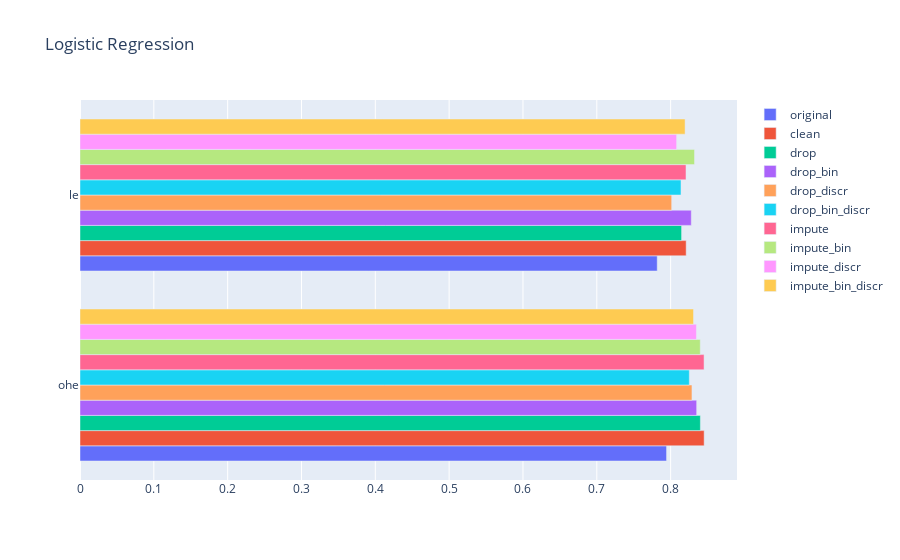

The code cell stored with this chart in its notebook:
### Markdown cell above
## Logistic regression

Since our target variable is categorical with only two classes, linear regression doesn't work very well (because the generated output isn't between 0 and 1) and logistic regression is more appropriate; this algorithm, rather than modeling the response directly, it models the *probability* that the target variable belongs to a particular class:

$$p(X) = \frac{e^{\left(\beta_{0}+\beta_{1}X\right)}}{1+e^{\left(\beta_{0}+\beta_{1}X\right)}} = \frac{1}{1+e^{-\left(\beta_{0}+\beta_{1}X\right)}}$$

If you look closely, you can see that this model is a linear function plugged into the sigmoid function (also called logistic function). In fact, the main difference between linear regression and logistic regression is that the output of the latter will always take values between 0 and 1: when the output is higher than 0.5, class 1 will be assigned, otherwise class 0 is assigned.

Manipulating the model equation it is possible to obtain the *logit* transformation:

$$log\left(\frac{p(X)}{1-p(X)}\right) = \beta_{0}+\beta_{1}X$$

The regression coefficients are estimated maximizing a conditional ($P\left(y|X\right)$ *discriminative learning*) likelihood function (scikit learn's implementation minimizes the negative log likelihood function, which is a special function called *cross-entropy*). Of course, with multiple predictors like in our case, the model is constructed on a linear combination of coefficients and predictors $(\beta_{0}+\beta_{1}X_{1}+\beta_{2}X_{2}+...+\beta_{n}X_{n})$. (The likelihood function doesn't have a closed form, therefore an iterative process must be used.)

### Code cell
# Logistic Regression
logistic_regression, logistic_regression_results = train_and_test(
    datasets,
    LogisticRegression(max_iter=500),
    [{'C': [0.01, 0.1, 1, 10], 'solver': ['liblinear', 'lbfgs', 'saga']}]
)

# Plot
plot_results(logistic_regression_results, "Logistic Regression")

### Figure 1 — Plotly figure (JSON) as saved in the notebook; plotly's stock layout.template omitted (floating-point values rounded to 4 significant figures)
{"data": [{"name": "original", "orientation": "h", "type": "bar", "x": [0.7945, 0.7818], "y": ["ohe", "le"]}, {"name": "clean", "orientation": "h", "type": "bar", "x": [0.8454, 0.8211], "y": ["ohe", "le"]}, {"name": "drop", "orientation": "h", "type": "bar", "x": [0.8403, 0.8148], "y": ["ohe", "le"]}, {"name": "drop_bin", "orientation": "h", "type": "bar", "x": [0.8353, 0.828], "y": ["ohe", "le"]}, {"name": "drop_discr", "orientation": "h", "type": "bar", "x": [0.8289, 0.8014], "y": ["ohe", "le"]}, {"name": "drop_bin_discr", "orientation": "h", "type": "bar", "x": [0.8253, 0.814], "y": ["ohe", "le"]}, {"name": "impute", "orientation": "h", "type": "bar", "x": [0.8453, 0.8208], "y": ["ohe", "le"]}, {"name": "impute_bin", "orientation": "h", "type": "bar", "x": [0.8401, 0.8324], "y": ["ohe", "le"]}, {"name": "impute_discr", "orientation": "h", "type": "bar", "x": [0.835, 0.8081], "y": ["ohe", "le"]}, {"name": "impute_bin_discr", "orientation": "h", "type": "bar", "x": [0.831, 0.8196], "y": ["ohe", "le"]}], "layout": {"autosize": true, "title": {"text": "Logistic Regression"}, "xaxis": {"autorange": true, "range": [0, 0.8899], "type": "linear"}, "yaxis": {"autorange": true, "range": [-0.5, 1.5], "type": "category"}}}
